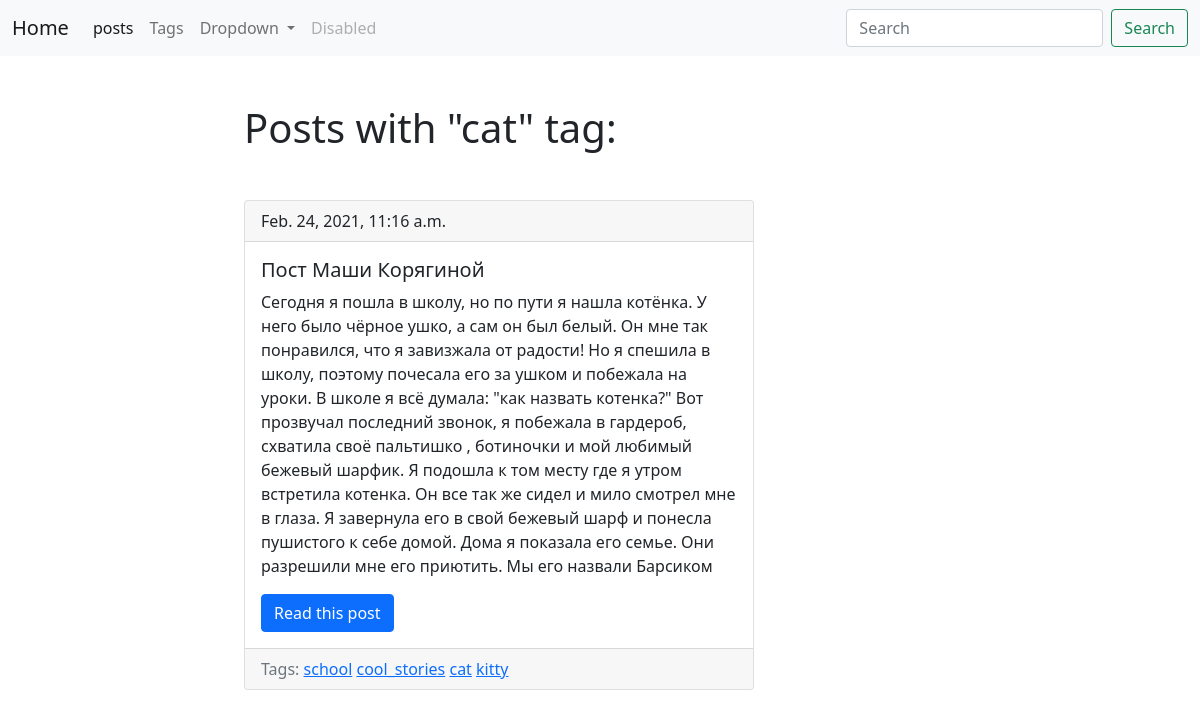
Screenshot of /blog/tags/cat/ with the database file from the repository.
### blog/models.py (models this page shows, shortened)
class Tag(models.Model):
    title=models.CharField(max_length=50,db_index=True)
    slug=models.SlugField(max_length=50,unique=True)
    def get_absolute_url(self):
         return reverse('tag_detail_url', kwargs={'slug': self.slug})

class Post(models.Model):
    title=models.CharField(max_length=150,db_index=True)
    slug=models.SlugField(max_length=150,unique=True,blank=True)
    body=models.TextField(blank=True,db_index=True)
    tags=models.ManyToManyField('Tag',blank=True, related_name='posts')
    date_pub=models.DateTimeField(auto_now_add=True)
    def get_absolute_url(self):
        return reverse('post_detail_url', kwargs={'slug': self.slug})

### blog/views.py (the view)
# urls.py: path('tags/<str:slug>/', TagDetail.as_view(), name='tag_detail_url'),
class TagDetail(ObjectDetailMixin, View):
    model = Tag
    template =  'blog/tag_detail.html'

### blog/utils.py (called while the page is built)
    def get(self,request,slug):
        object = get_object_or_404(self.model,slug__iexact=slug)
        return render(request, self.template , context={self.model.__name__.lower(): object})

### blog/templates/blog/tag_detail.html (shortened to what this page needs)
{%extends 'blog/base_blog.html'%}
{%block content%}
<h1 class="mb-5">Posts with "{{ tag.title }}" tag:</h1>
    {% for post in tag.posts.all %}
 <div class="card">
  <div class="card-header">
      {{post.date_pub}}
  </div>
  <div class="card-body">
    <h5 class="card-title">{{post.title}}</h5>
    <p class="card-text">{{post.body}}</p>
    <a href="{{post.get_absolute_url}}" class="btn btn-primary">Read this post</a>
  </div>
        <div class="card-footer text-muted" >
           Tags:
           {% for tag in post.tags.all %}
           <a href="{{tag.get_absolute_url}}">{{tag.title}}</a>
           {%endfor%}
        </div>
</div>
    {% endfor %}
{%endblock%}

### rows the page displays
Tag: title "cat"
Post: date_pub "Feb. 24, 2021, 11:16 a.m.", title "Пост Маши Корягиной", body "Сегодня я пошла в школу, но по пути я нашла котёнка. У него было чёрное ушко, а сам он был белый. Он мне так понравился, что я завизжала от радости! Но я спешила в школу, поэтому почесала его за ушком и побежала на уроки. В школе я всё думала: \"как назвать котенка?\" Вот прозвучал последний звонок, я побежала в гардероб, схватила своё пальтишко , ботиночки и мой любимый бежевый шарфик. Я подошла к том месту где я утром встретила котенка. Он все так же сидел и мило смотрел мне в глаза. Я завернула его в свой бежевый шарф и понесла пушистого к себе домой. Дома я показала его семье. Они разрешили мне его приютить. Мы его назвали Барсиком"
Tag: title "school"
Tag: title "cool_stories"
Tag: title "kitty"
